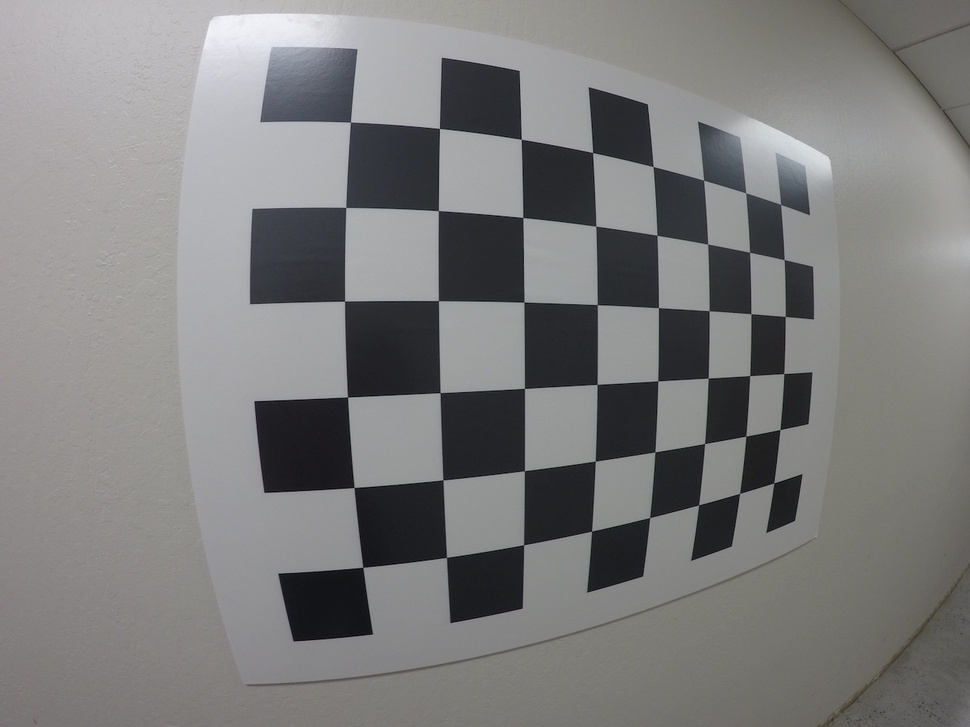
#> input picture python/standard_libraries/opencv/notebooks/calibration_wide/GOPR0032.jpg, 970 x 727 px, shrunk from 1280 x 960 before the run
$ python sample_code_for_guiutils.py notebooks/calibration_wide/GOPR0032.jpg
#> lines starting #> are read from the running program, lines starting #| are printed output that depends on the picture
#!/usr/bin/env python
# -*- coding: utf-8 -*-
from __future__ import print_function
import sys
import cv2


class EdgeFinder:
    def __init__(self, image, filter_size=1, threshold1=0, threshold2=0):
        self.image = image
        self._filter_size = filter_size
        self._threshold1 = threshold1
        self._threshold2 = threshold2

        def onchangeThreshold1(pos):
            self._threshold1 = pos
            self.__render()

        def onchangeThreshold2(pos):
            self._threshold2 = pos
            self.__render()

        def onchangeFilterSize(pos):
            self._filter_size = pos
            self._filter_size += (self._filter_size + 1) % 2
            self.__render()

        cv2.namedWindow('edges')

        cv2.createTrackbar('threshold1', 'edges',
                           self._threshold1, 255, onchangeThreshold1)
        cv2.createTrackbar('threshold2', 'edges',
                           self._threshold2, 255, onchangeThreshold2)
        cv2.createTrackbar('filter_size', 'edges',
                           self._filter_size, 20, onchangeFilterSize)

        self.__render()

        cv2.waitKey(0)

        cv2.destroyAllWindows()

    def threshold1(self):
        return self._threshold1

    def threshold2(self):
        return self._threshold2

    def filterSize(self):
        return self._filter_size

    def edgeImage(self):
        return self._edge_img

    def smoothedImage(self):
        return self._smoothed_img

    def __render(self):
        self._smoothed_img = cv2.GaussianBlur(
            self.image, (self._filter_size, self._filter_size), sigmaX=0, sigmaY=0)
        self._edge_img = cv2.Canny(
            self._smoothed_img, self._threshold1, self._threshold2)
        cv2.imshow('smoothed', self._smoothed_img)
        cv2.imshow('edges', self._edge_img)


def main():

    if (len(sys.argv) != 2):
        print("Usage: python sample_code_for_guiutils.py [path to image]")
        exit(0)

    img = cv2.imread(sys.argv[1], 0)
#> img: shape (727, 970); min 4, max 244, mean 124.9

    if (img is None):
        print("image empty")
        print("Usage: python sample_code_for_guiutils.py [path to image]")
        exit(0)

    edge_finder = EdgeFinder(img)
#> slider 'threshold1' is set to 85
#> slider 'threshold2' is set to 85
#> in __render, `self._edge_img = cv2.Canny( self._smoothed_img, self._threshold1, self..`:
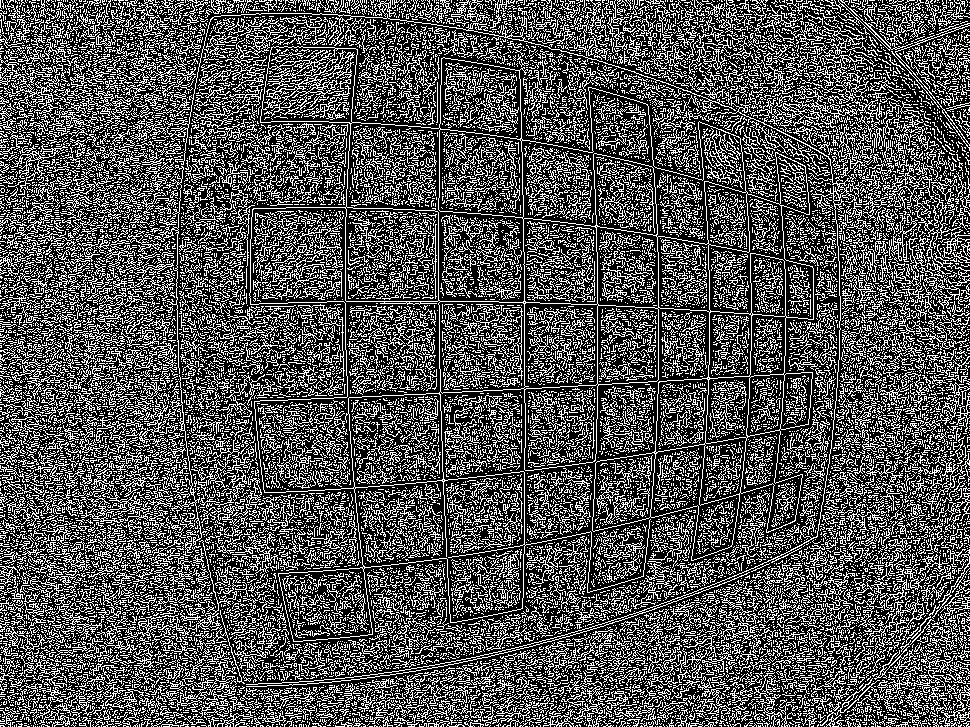
#> self._edge_img: shape (727, 970); 32.5% white in thin lines or dots
#> in __render (call 2), `self._edge_img = cv2.Canny( self._smoothed_img, self._threshold1, self..`:
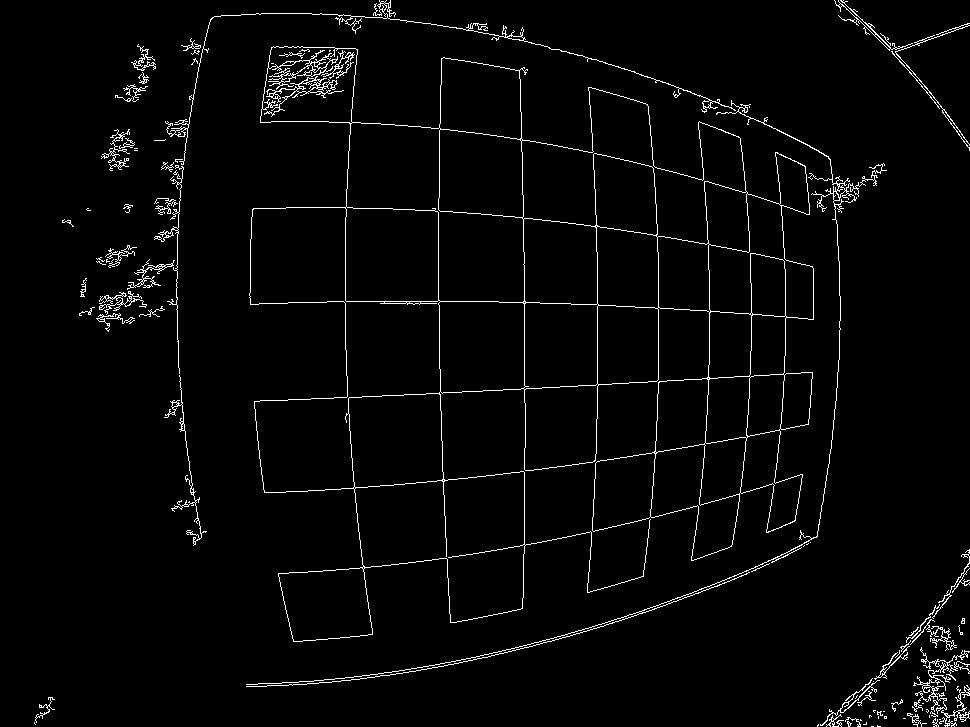
#> self._edge_img: shape (727, 970); 2.7% white in thin lines or dots
#> in __render (call 3), `self._edge_img = cv2.Canny( self._smoothed_img, self._threshold1, self..`:
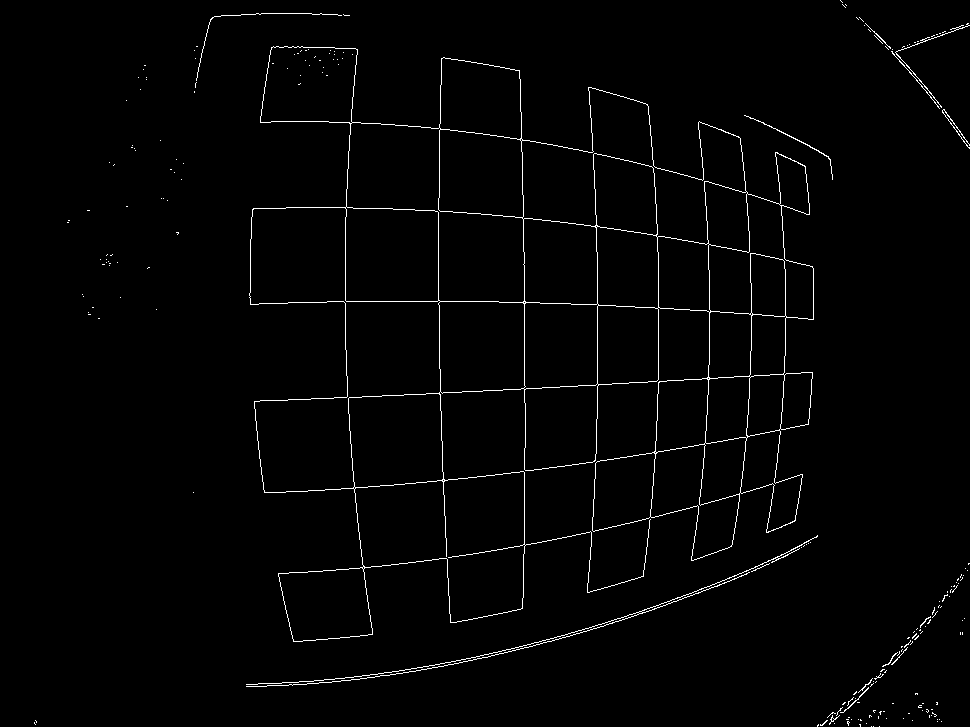
#> self._edge_img: shape (727, 970); 1.5% white in thin lines or dots


if __name__ == '__main__':
    main()

$ run again, on python/standard_libraries/opencv/notebooks/calibration_wide/GOPR0034.jpg
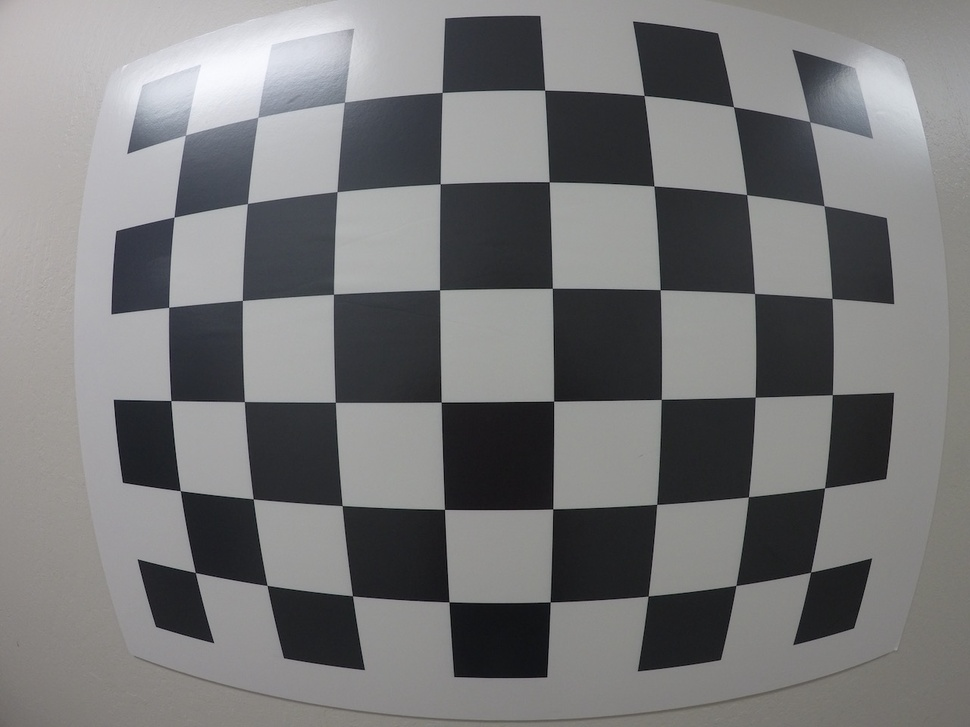
#> input picture python/standard_libraries/opencv/notebooks/calibration_wide/GOPR0034.jpg, 970 x 727 px, shrunk from 1280 x 960 before the run
#> in __render, `self._edge_img = cv2.Canny( self._smoothed_img, self._threshold1, self..`:
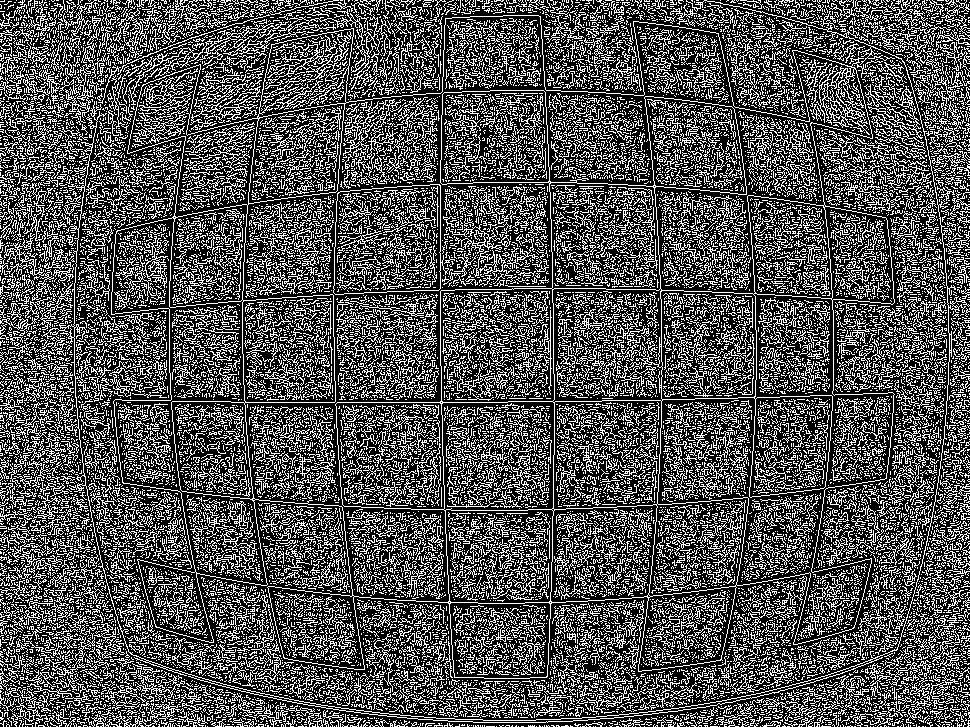
#> self._edge_img: shape (727, 970); 32% white in thin lines or dots
#> self._edge_img: shape (727, 970); 2.6% white in thin lines or dots
#> in __render (call 3), `self._edge_img = cv2.Canny( self._smoothed_img, self._threshold1, self..`:
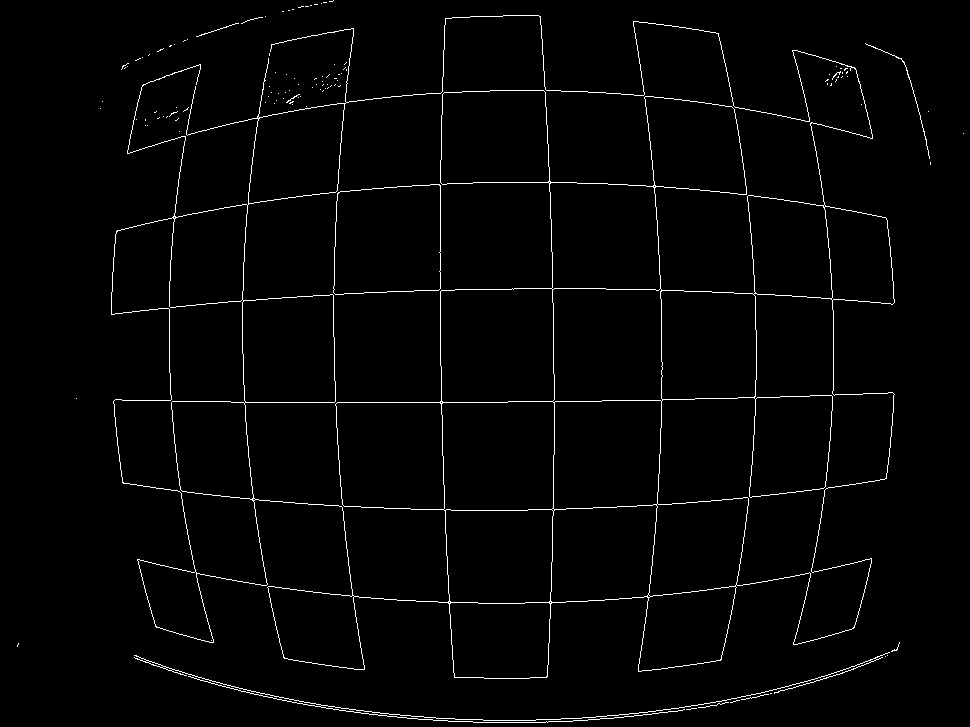
#> self._edge_img: shape (727, 970); 1.8% white in thin lines or dots

$ run again, on python/standard_libraries/opencv/notebooks/calibration_wide/GOPR0035.jpg
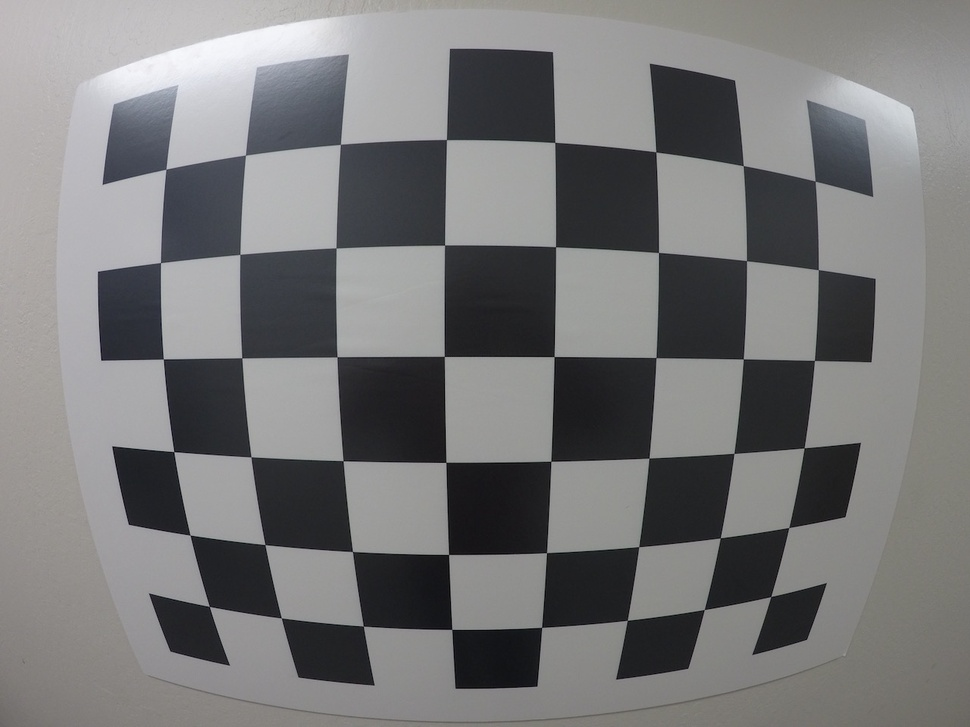
#> input picture python/standard_libraries/opencv/notebooks/calibration_wide/GOPR0035.jpg, 970 x 727 px, shrunk from 1280 x 960 before the run
#> in __render, `self._edge_img = cv2.Canny( self._smoothed_img, self._threshold1, self..`:
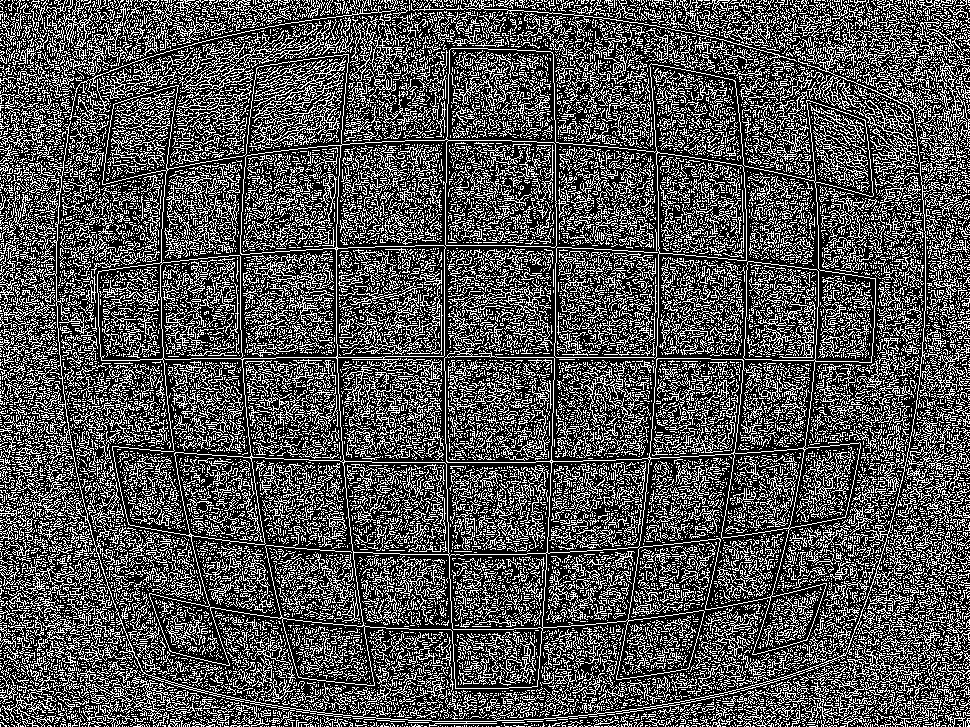
#> self._edge_img: shape (727, 970); 32% white in thin lines or dots
#> self._edge_img: shape (727, 970); 2.3% white in thin lines or dots
#> in __render (call 3), `self._edge_img = cv2.Canny( self._smoothed_img, self._threshold1, self..`:
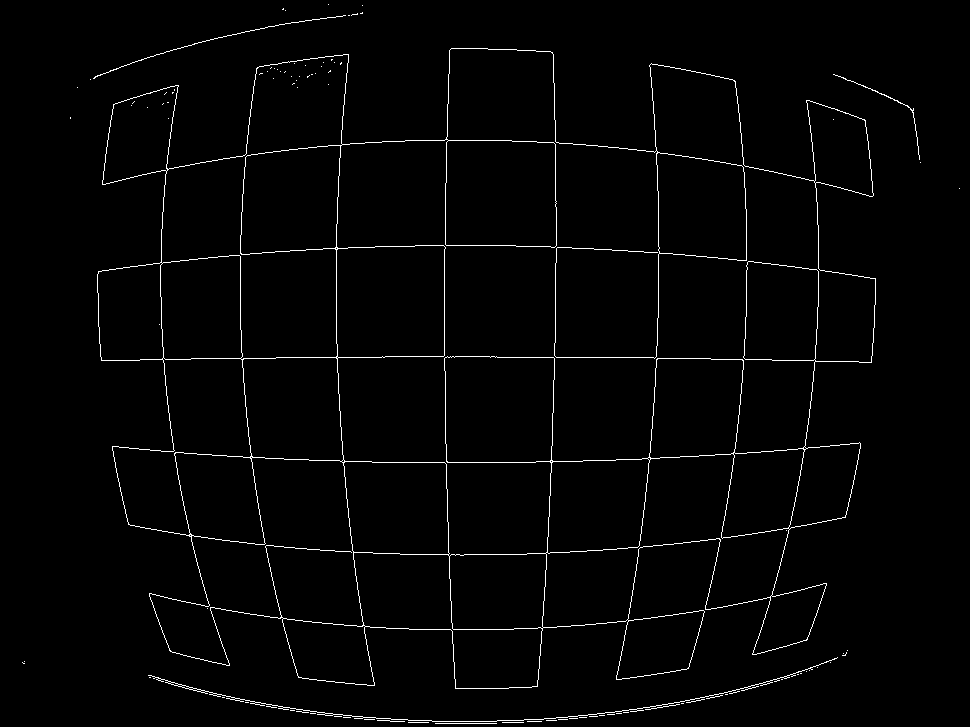
#> self._edge_img: shape (727, 970); 1.8% white in thin lines or dots

$ run again, on python/standard_libraries/opencv/notebooks/calibration_wide/GOPR0036.jpg
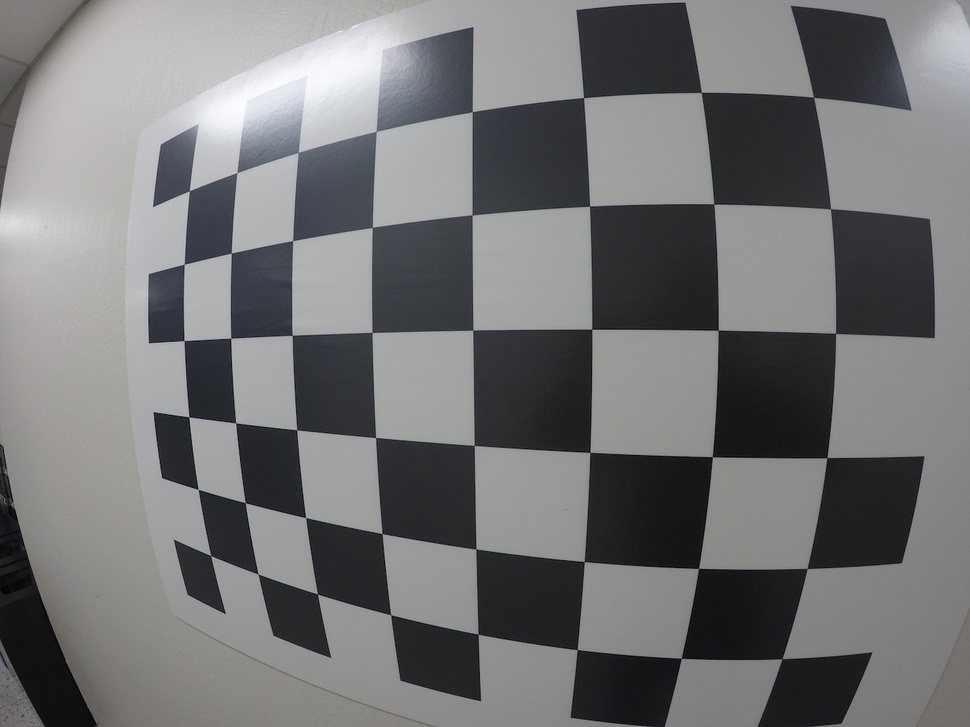
#> input picture python/standard_libraries/opencv/notebooks/calibration_wide/GOPR0036.jpg, 970 x 727 px, shrunk from 1280 x 960 before the run
#> in __render, `self._edge_img = cv2.Canny( self._smoothed_img, self._threshold1, self..`:
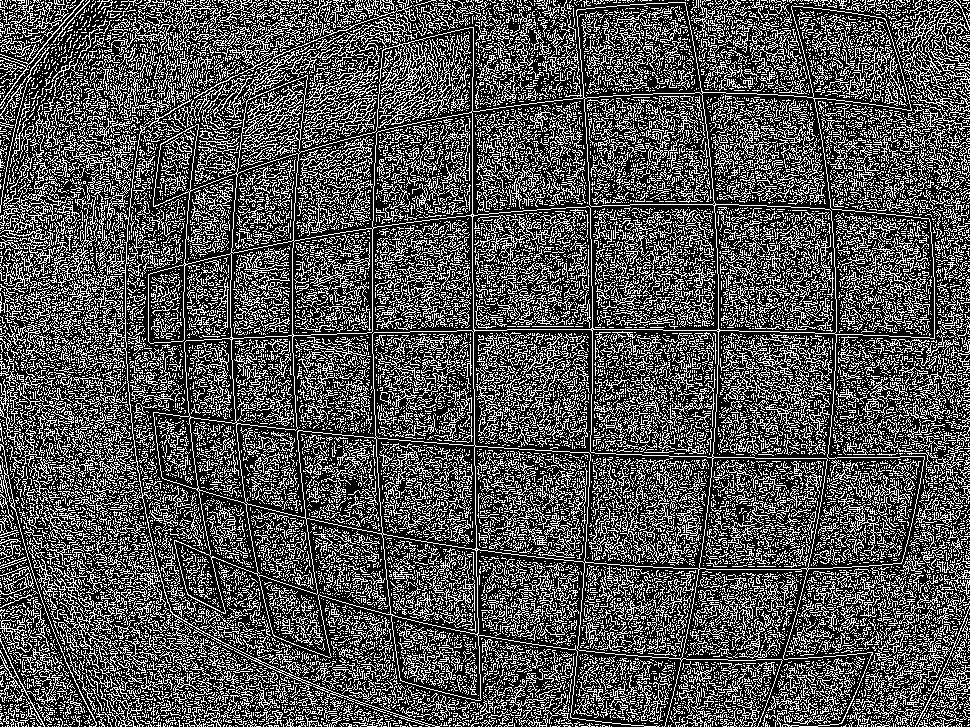
#> self._edge_img: shape (727, 970); 32.1% white in thin lines or dots
#> self._edge_img: shape (727, 970); 2.9% white in thin lines or dots
#> in __render (call 3), `self._edge_img = cv2.Canny( self._smoothed_img, self._threshold1, self..`:
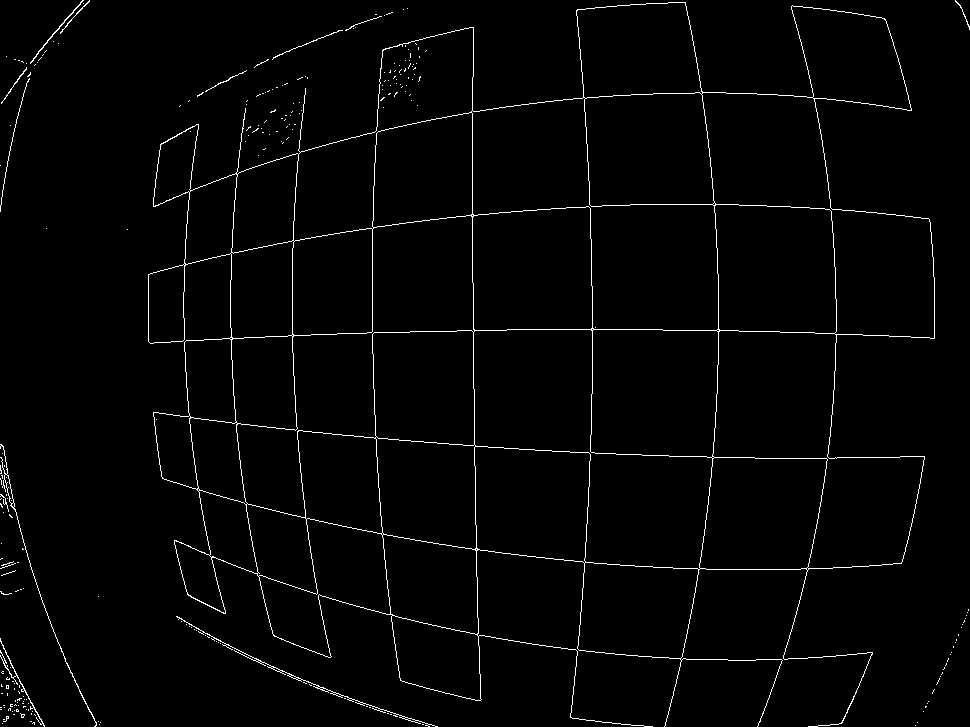
#> self._edge_img: shape (727, 970); 1.9% white in thin lines or dots
